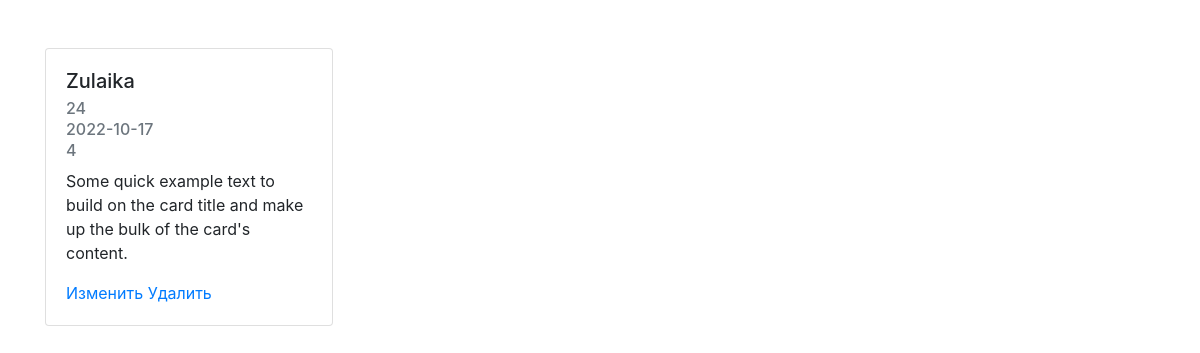
Screenshot of /purchase/1 with the database file from the repository.
### app/models.py (models this page shows, shortened)
class Purchase(db.Model):
    id = db.Column(db.Integer, primary_key=True)
    name = db.Column(db.String(30))
    age = db.Column(db.Integer)
    item_id = db.Column(db.Integer, db.ForeignKey('item.id'))
    item = db.relationship('Item', backref=db.backref('purchases', lazy='dynamic'))
    date_purchase = db.Column(db.Date)

### app/views.py (the view)
def get_single_purchase(purchase_id):
    purchase = Purchase.query.filter_by(id=purchase_id).first()
    return render_template('single_purchase.html', purchase=purchase)

### app/templates/single_purchase.html
{% extends 'base.html' %}
{% block content %}
<div>
    <div class="card" style="width: 18rem;">
      <div class="card-body">
        <h5 class="card-title"> {{purchase.name}}</h5>
        <h6 class="card-subtitle mb-2 text-muted"> {{purchase.age}} </h6>
          <h6 class="card-subtitle mb-2 text-muted"> {{purchase.date_purchase}} </h6>
          <h6 class="card-subtitle mb-2 text-muted"> {{purchase.item_id}} </h6>
        <p class="card-text">Some quick example text to build on the card title and make up the bulk of the card's content.</p>
        <a href="{{url_for('update_single_purchase', purchase_id = purchase.id)}}" class="update_purchase">Изменить</a>
        <a href="{{url_for('delete_single_purchase', purchase_id = purchase.id)}}" class="card-link"> Удалить</a>
    </div>
</div>
</div>
{% endblock %}

### rows the page displays
Purchase: name "Zulaika", age "24", date_purchase "2022-10-17", item_id "4"
